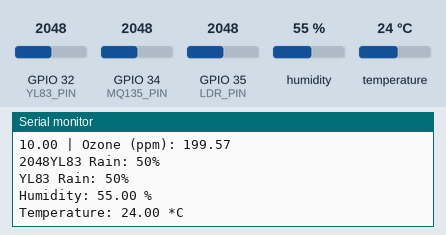
Recording of a sketch running on a simulated ESP32. Shown: the last lines printed to the serial monitor. The inputs (shaded band) are chosen by the test bench; at power-on: humidity 55 %, GPIO 32 (YL83_PIN) = 2048, GPIO 34 (MQ135_PIN) = 2048, GPIO 35 (LDR_PIN) = 2048, temperature 24 °C (analog values on the 0–4095 scale). WiFi joins after 1.5 s; servers stay silent unless stated.

Above: at 3.0 s.
3.1 s: humidity set to 22 %
At 4.6 s:
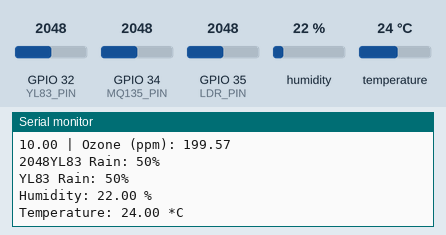
5.8 s: GPIO 32 (YL83_PIN) set to 2866
At 7.1 s:
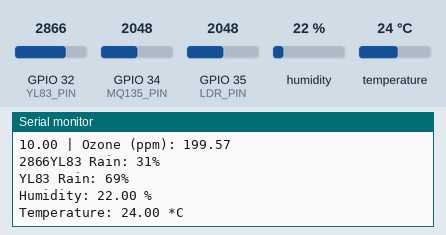
8.5 s: GPIO 34 (MQ135_PIN) set to 2866
11.2 s: GPIO 35 (LDR_PIN) set to 2866
13.9 s: temperature set to 12 °C
At 15.0 s:
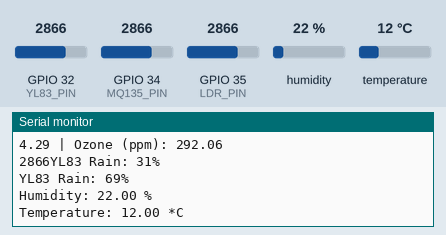
16.6 s: GPIO 32 (YL83_PIN) set to 3972
At 19.0 s:
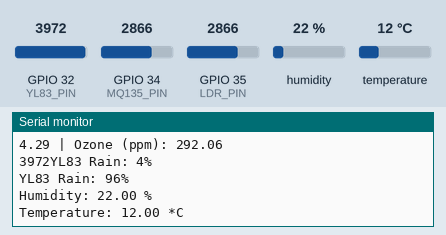
Timing chart, 0 to 20.3 s (numbered marks = the images above; inputs shaded):
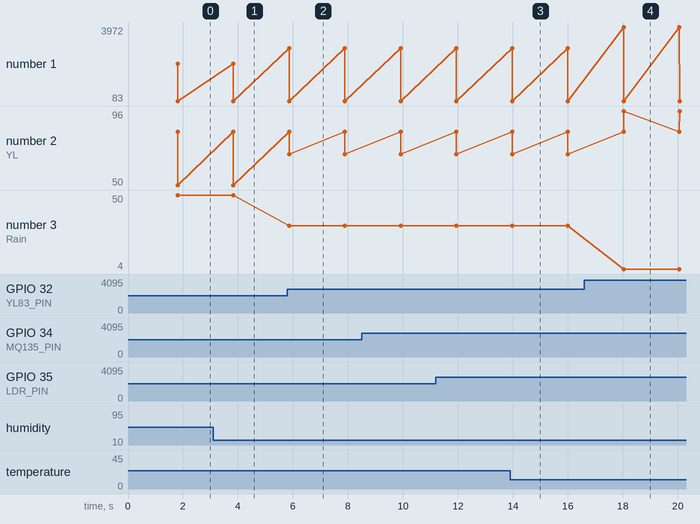

The sketch:

sketch_jan01a.ino
```cpp
#define BLYNK_TEMPLATE_ID   "TMPL3ojFr6Grn"
#define BLYNK_TEMPLATE_NAME "weather station"
#define BLYNK_AUTH_TOKEN    "NDuiRFu1BKWpZ41270W_x8iQ6q-RSBa6"


#include <Wire.h>
#include <DHT.h>
#include <WiFi.h>
#include <BlynkSimpleEsp32.h>

char auth[] = BLYNK_AUTH_TOKEN;
char ssid[] = "p";          // your WiFi SSID
char pass[] = "12345678";   // your WiFi password

#define MQ135_PIN   34
#define YL83_PIN    32
#define DHTPIN      4
#define DHTTYPE     DHT11
#define LDR_PIN 35
#define RL_VALUE    10000
#define R0          2394288
#define VCC         3.3
#define R_FIXED 10000.0   // 10k ohm resistor
#define A 50000.0
#define GAMMA 0.8


DHT dht(DHTPIN, DHTTYPE);

void setup() {
  Serial.begin(115200);

  // Start WiFi + Blynk
  Blynk.begin(auth, ssid, pass);

  analogReadResolution(12);                 // 0–4095
  analogSetPinAttenuation(LDR_PIN, ADC_11db); // Allows full 0–3.3V range

  // Initialize sensors
  dht.begin();
}

void loop() {
  Blynk.run();   // keep Blynk connected

  //ldr
  int adcValu = analogRead(LDR_PIN);
  float voltage = adcValu * (VCC / 4095.0);  // Convert ADC to voltage
  if (voltage >= (VCC - 0.01))// Avoid division errors
  {
    Serial.println("Too bright / invalid reading");
    delay(1000);
    return;
  }

  float rLDR = R_FIXED * (voltage / (VCC - voltage)); // Calculate LDR resistance
  float lux = pow((A / rLDR), (1.0 / GAMMA));  // Estimate light intensity in lux
  Serial.print(" ohm | Light Intensity: ");
  Serial.print(lux);
  Blynk.virtualWrite(V4, lux);

  // MQ135
  int adcValue = analogRead(MQ135_PIN);
  float vOut = (adcValue / 4095.0) * VCC;
  float Rs = RL_VALUE * ((VCC - vOut) / vOut);
  float ratio = Rs / R0;
  float ppm = pow(10, (-0.42 * log10(ratio) + 1.92));
  Serial.print("CO2 ppm: "); Serial.println(ppm);
  Blynk.virtualWrite(V3, ppm);

//ozone
  int R1=10;
  int Rp=10;
  Rs = Rp * (3.3 - vOut) / vOut;
  Serial.print(Rs);
  float rati = Rs / R1;
  float a = -0.45;   // Example slope (adjust from datasheet)
  float b = 2.3;     // Example intercept (adjust from datasheet)
  float pm = pow(10, (a * log10(rati) + b));
  Serial.print(" | Ozone (ppm): "); Serial.println(pm);
  Blynk.virtualWrite(V5, pm);


  // YL83 Rain Sensor
  int yl83Value = analogRead(YL83_PIN);
  Serial.print(yl83Value);
  int level = map(yl83Value, 0, 4095, 0, 100);
  int leve = map(level, 100, 0, 0, 100);
  Serial.print("YL83 Rain: "); Serial.print(leve); Serial.println("%");
  Serial.print("YL83 Rain: "); Serial.print(level); Serial.println("%");
  Blynk.virtualWrite(V2, leve);

  // DHT11
  float h = dht.readHumidity();
  float t = dht.readTemperature();
  Serial.print("Humidity: "); Serial.print(h); Serial.println(" %");
  Serial.print("Temperature: "); Serial.print(t); Serial.println(" *C");
  Blynk.virtualWrite(V1, h);
  Blynk.virtualWrite(V0, t);

  delay(2000);
}
```

Measured:
- after the input at 3.1 s, the serial monitor: prints a new line after 0.76 s (image 1)
- after the input at 5.8 s, the serial monitor: prints a new line after 0.06 s (image 2)
- after the input at 13.9 s, the serial monitor: prints a new line after 0.10 s (image 3)
- after the input at 16.6 s, the serial monitor: prints a new line after 1.4 s (image 4)
- plotted number 2: 50 → 69 after the input at 5.8 s, 69 → 96 after the input at 16.6 s
- plotted number 3: 50 → 31 after the input at 5.8 s, 31 → 4 after the input at 16.6 s
